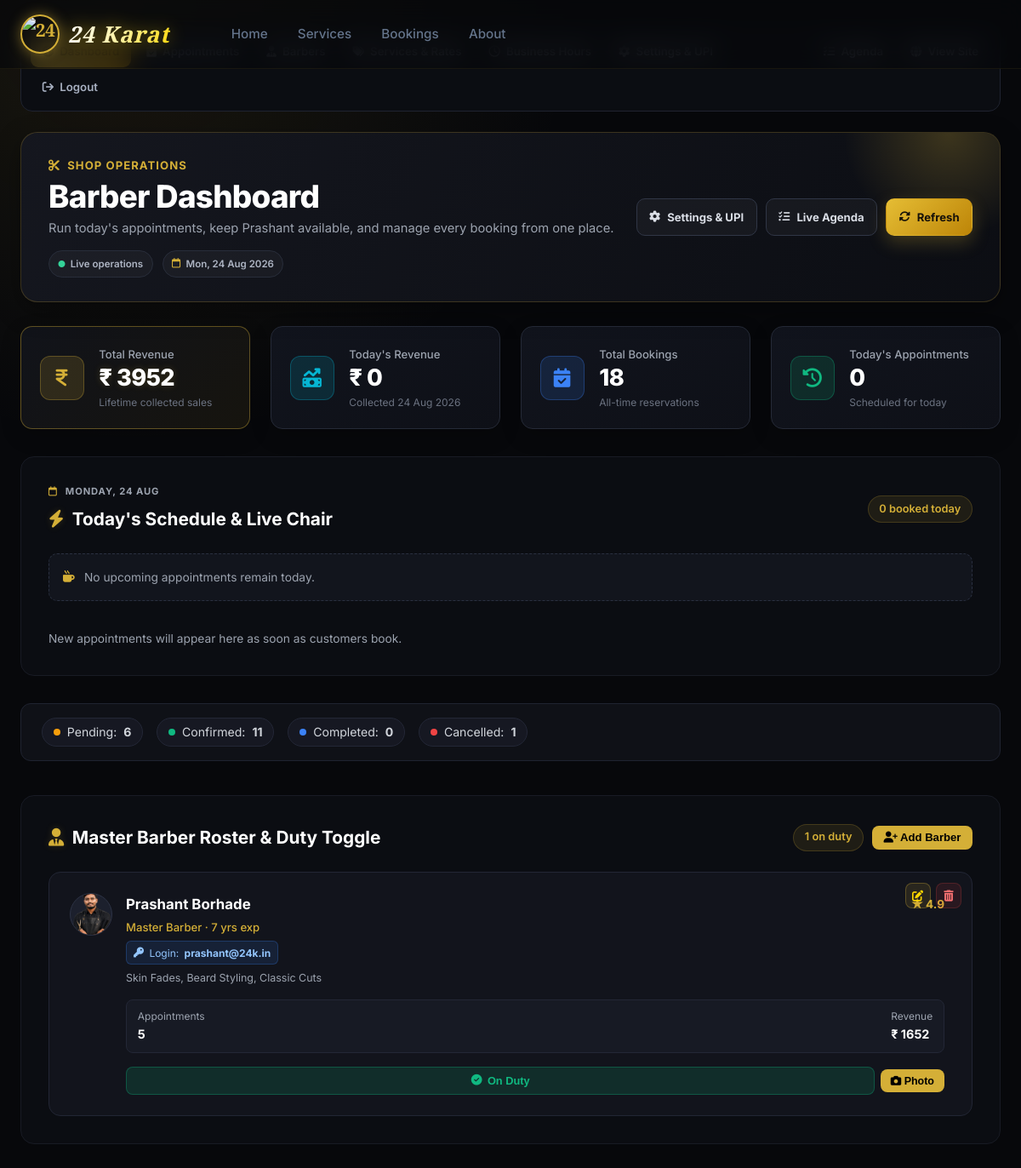
/barber/dashboard/ (signed in), run on an earlier commit of the app's database.
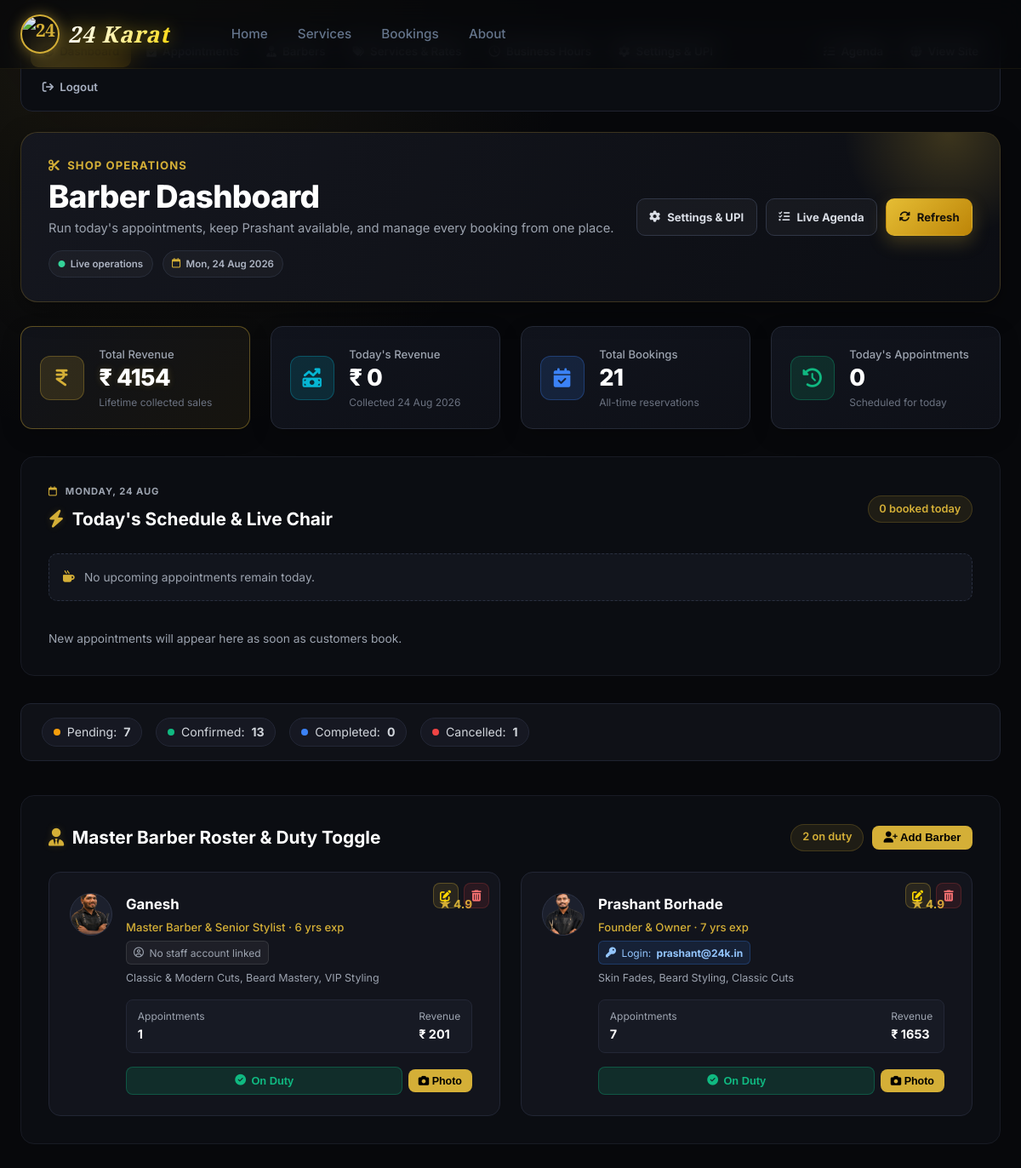
And on a later commit of the database.
### booking/models.py (models this page shows, shortened)
class Barber(models.Model):
    name = models.CharField(max_length=100)
    title = models.CharField(max_length=100, default='Master Barber')
    bio = models.TextField(blank=True, default='Expert in precision cuts, fades, and traditional hot towel grooming.')
    photo = models.ImageField(upload_to='barbers/', null=True, blank=True)
    avatar_icon = models.CharField(
        max_length=50,
        default='user-tie',
        help_text="Font Awesome icon name (e.g. user-tie, user-ninja, user-doctor, crown)"
    )
    specialties = models.CharField(max_length=200, default='Skin Fade, Beard Styling, Hair Design')
    rating = models.DecimalField(max_digits=3, decimal_places=1, default=4.9)
    experience_years = models.PositiveIntegerField(default=5)
    is_active = models.BooleanField(default=True)
    user = models.OneToOneField(
        User, on_delete=models.SET_NULL, null=True, blank=True,
        related_name='barber_profile',
        help_text="Optional shop account that signs this barber into their personal dashboard."
    )
    created_at = models.DateTimeField(auto_now_add=True)
    class Meta:
        ordering = ['name']
        verbose_name = 'Barber'
        verbose_name_plural = 'Barbers'

### booking/views.py (the view)
# urls.py: path('barber/dashboard/', views.barber_dashboard, name='barber_dashboard'),
def barber_dashboard(request):
    if not request.user.is_authenticated:
        return redirect_to_login(request.get_full_path())
    if request.user.is_staff:
        return _admin_dashboard(request)
    barber_profile = getattr(request.user, 'barber_profile', None)
    if barber_profile is not None:
        return _barber_dashboard(request, barber_profile)
    raise PermissionDenied

### templates/admin_dashboard.html (shortened to what the changed rows need)
{% extends 'base.html' %}
{% load static %}
{% block body_class %}barber-dashboard-page{% endblock %}
{% block content %}
<div class="admin-dashboard-wrapper">
  <div class="container">
    <div class="dashboard-header" data-animate="fade-up">
      <div>
        <h1 class="dashboard-title">Barber Dashboard</h1>
      </div>
    </div>
    <div class="stats-grid" data-animate="fade-up" data-delay="50">
      <div class="stat-card gold-border">
        <div class="stat-info">
          <span class="stat-label">Total Revenue</span>
          <span class="stat-value text-gold">₹ {{ total_revenue|floatformat:0 }}</span>
          <span class="stat-sub">Lifetime collected sales</span>
        </div>
      </div>
      <div class="stat-card">
        <div class="stat-info">
          <span class="stat-label">Total Bookings</span>
          <span class="stat-value">{{ total_bookings }}</span>
          <span class="stat-sub">All-time reservations</span>
        </div>
      </div>
    </div>
    <div class="dashboard-today-wrapper" data-animate="fade-up" data-delay="75" style="margin-bottom: 2rem;">
      <section class="dashboard-section dashboard-today-card" style="margin-bottom: 0;">
        <div class="section-title-wrap">
          <div>
            <h2><i class="fa-solid fa-bolt text-gold"></i> Today's Schedule &amp; Live Chair</h2>
          </div>
        </div>
      </section>
    </div>
    <div class="status-summary-bar" data-animate="fade-up" data-delay="100">
      <div class="summary-pill pending">
        <span class="pill-dot"></span> Pending: <strong>{{ pending_count }}</strong>
      </div>
      <div class="summary-pill confirmed">
        <span class="pill-dot"></span> Confirmed: <strong>{{ confirmed_count }}</strong>
      </div>
    </div>
    <div class="dashboard-section" data-animate="fade-up" data-delay="150">
      <div class="section-title-wrap">
        <h2><i class="fa-solid fa-user-tie text-gold"></i> Master Barber Roster &amp; Duty Toggle</h2>
        <div style="display:flex; align-items:center; gap:0.6rem;">
          <span class="section-badge">{{ active_barbers_count }} on duty</span>
          <button type="button" class="btn-filter" style="font-size:0.82rem; padding:0.4rem 0.85rem;" onclick="openAddBarberModal()">
            <i class="fa-solid fa-user-plus"></i> Add Barber
          </button>
        </div>
      </div>
      <div class="barbers-roster-grid">
        {% for b in barbers %}
        <div class="barber-status-card {% if not b.is_active %}inactive{% endif %}" id="barber-card-{{ b.id }}">
          <div class="barber-card-top-action">
            <button type="button" class="btn-edit-barber-icon" title="Edit Barber & Photo" onclick="openEditBarberModal({{ b.id }}, '{{ b.name|escapejs }}', '{{ b.title|escapejs }}', {{ b.experience_years }}, '{{ b.specialties|escapejs }}', '{% if b.photo %}{{ b.photo.url }}{% endif %}')">
              <i class="fa-solid fa-pen-to-square"></i>
            </button>
            <button type="button" class="btn-delete-barber-icon" title="Delete Barber" onclick="confirmDeleteBarber({{ b.id }}, '{{ b.name|escapejs }}')">
              <i class="fa-solid fa-trash-can"></i>
            </button>
          </div>
          <div class="barber-avatar-box">
            {% if b.photo %}
              <img src="{{ b.photo.url }}" alt="{{ b.name }}" />
            {% elif b.name == 'Prashant Borhade' %}
              <img src="{% static 'images/barbers/prashant-borhade-placeholder.png' %}" alt="{{ b.name }}" />
            {% else %}
              <i class="fa-solid fa-{{ b.avatar_icon|default:'user-tie' }}"></i>
            {% endif %}
          </div>
          <div class="barber-details">
            <div class="barber-name-row">
              <h3>{{ b.name }}</h3>
              <span class="barber-rating">★ {{ b.rating }}</span>
            </div>
            <p class="barber-title">{{ b.title }} · {{ b.experience_years }} yrs exp</p>
            {% if b.user %}
              <div class="barber-account-badge">
                <i class="fa-solid fa-key"></i> Login: <strong>{{ b.user.username }}</strong>
              </div>
            {% else %}
              <div class="barber-account-badge muted">
                <i class="fa-regular fa-circle-user"></i> No staff account linked
              </div>
            {% endif %}
            <p class="barber-specs">{{ b.specialties }}</p>
            <div class="barber-stats-mini">
              <div>
                <span>Appointments</span>
                <strong>{{ b.total_appointments }}</strong>
              </div>
              <div>
                <span>Revenue</span>
                <strong>₹ {{ b.revenue|floatformat:0 }}</strong>
              </div>
            </div>
            <div class="barber-actions-row" style="display:flex; gap:0.4rem; align-items:center;">
              <form action="{% url 'admin_toggle_barber' b.id %}" method="POST" style="flex:1;">
                <button type="submit" class="btn-toggle {% if b.is_active %}active{% else %}inactive{% endif %}">
                  {% if b.is_active %}
                    <i class="fa-solid fa-circle-check"></i> On Duty
                  {% else %}
                    <i class="fa-solid fa-circle-pause"></i> Paused
                  {% endif %}
                </button>
              </form>
              <button type="button" class="btn-filter" style="font-size:0.78rem; padding:0.4rem 0.75rem;" onclick="openEditBarberModal({{ b.id }}, '{{ b.name|escapejs }}', '{{ b.title|escapejs }}', {{ b.experience_years }}, '{{ b.specialties|escapejs }}', '{% if b.photo %}{{ b.photo.url }}{% endif %}')">
                <i class="fa-solid fa-camera"></i> Photo
              </button>
            </div>
          </div>
        </div>
        {% empty %}
        <div class="empty-table-msg" style="grid-column: 1 / -1; padding: 3rem; text-align: center;">
          <i class="fa-solid fa-user-slash" style="font-size: 2rem; color: #d4af37; margin-bottom: 1rem;"></i>
          <p>No barbers added yet. Click "Add Barber" above to add your first team member.</p>
        </div>
        {% endfor %}
      </div>
    </div>
  </div>
</div>
{% endblock %}

What changed in the data, as far as the page shows it:
added Barber: photo (picture), name "Ganesh", rating "4.9", title "Master Barber & Senior Stylist", experience_years "6", shows "No staff account linked", specialties "Classic & Modern Cuts, Beard Mastery, VIP Styling", total_appointments "1", revenue "201", is_active True (drawn)
changed Barber "Prashant Borhade": title "Master Barber" → "Founder & Owner"; total_appointments "5" → "7"; revenue "1652" → "1653"
Also different on the page:
{{ total_revenue|floatformat:0 }}: "3952" → "4154"
{{ total_bookings }}: "18" → "21"
{{ pending_count }}: "6" → "7"
{{ confirmed_count }}: "11" → "13"
{{ active_barbers_count }}: "1" → "2"
